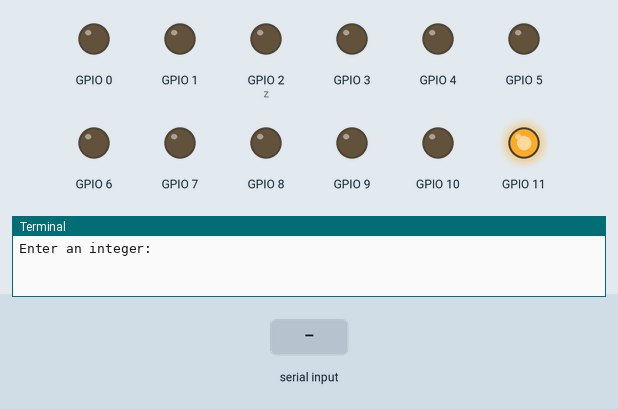
Simulated run of this program. Board: Raspberry Pi (BCM pin numbers). Parts: output pins drawn as LEDs (lit = HIGH), the last lines printed to the terminal. The test bench sets the inputs (shaded band). The interpreter's speed is modelled, so counts of loop turns are approximate.

Above: at 6.7 s.
6.8 s: "1" typed at the terminal
At 8.0 s:
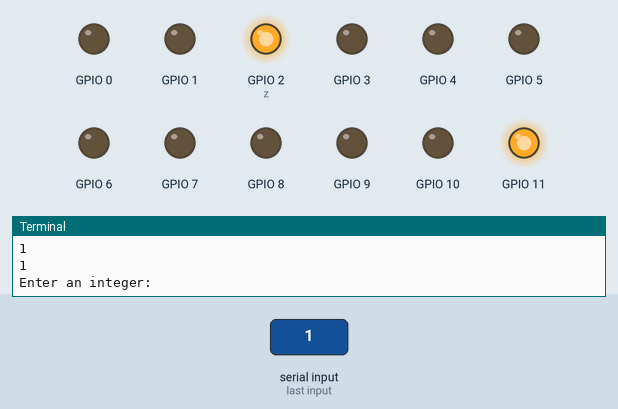
8.3 s: "5" typed at the terminal
At 9.3 s:
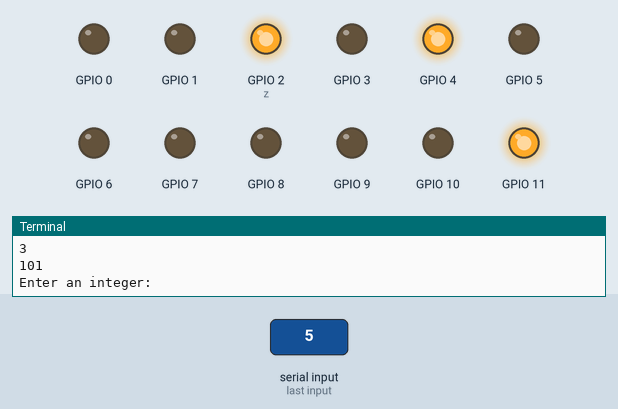
9.8 s: "90" typed at the terminal
At 10.5 s:
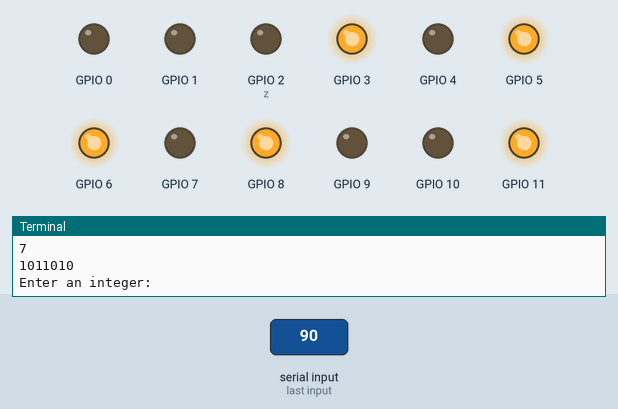
11.3 s: "200" typed at the terminal
At 11.6 s:
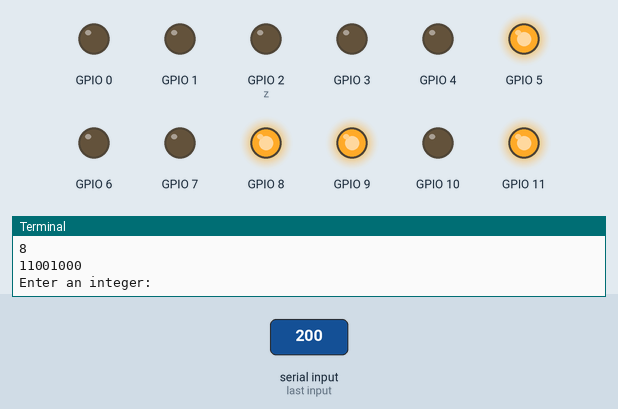
12.8 s: "0" typed at the terminal
At 14.0 s:
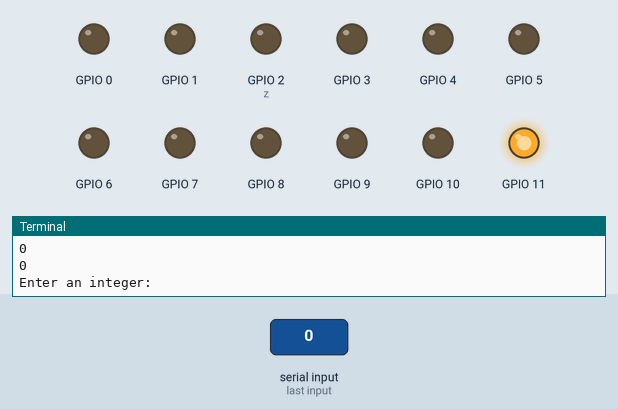
Timing chart, 0 to 15.3 s (numbered marks = the images above; inputs shaded):
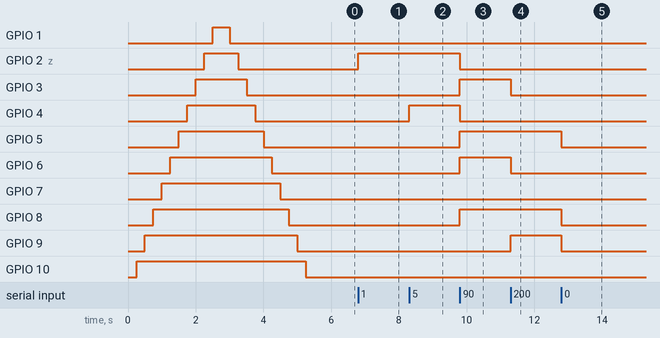

Measured:
- after the input at 6.8 s, GPIO 2 (z): LOW → HIGH at once
- after the input at 8.3 s, GPIO 4: LOW → HIGH at once
- after the input at 9.8 s, GPIO 2 (z), GPIO 4: HIGH → LOW at once; GPIO 3, GPIO 5, GPIO 6, GPIO 8: LOW → HIGH at once
- after the input at 11.3 s, GPIO 3, GPIO 6: HIGH → LOW at once; GPIO 9: LOW → HIGH at once
- after the input at 12.8 s, GPIO 5, GPIO 8, GPIO 9: HIGH → LOW at once

The program:

int2bin.py
```python
import RPi.GPIO as GPIO
import time

GPIO.setmode(GPIO.BCM)
GPIO.setwarnings(False)
i=2

while True:
    if i>10:
        break
    GPIO.setup(i,GPIO.OUT)
    GPIO.output(i,GPIO.LOW)
    i+=1
while True:
    if i==0:
        break
    GPIO.setup(i,GPIO.OUT)
    GPIO.output(i,GPIO.HIGH)
    time.sleep(0.25)
    i-=1
while True:
    if i>10:
        break
    GPIO.setup(i,GPIO.OUT)
    GPIO.output(i,GPIO.LOW)
    time.sleep(0.25)
    i+=1

def int2bin (i):
    if i==0 :return "0"
    s=''
    while i:
        if i&1:
            s="1"+s
        else:
            s="0"+s
        i/=2
    print len(s)
    return s

def cleanup():
    z=2
    while True:
        if z>10:
            break
        GPIO.setup(z,GPIO.OUT)
        GPIO.output(z,GPIO.LOW)
        z+=1

def reve(a_string):
    return a_string[::-1]

while True:
    try:
        i=int(raw_input("Enter an integer: "))

        if (i >= 256 or i < 0):
            continue
        a = int2bin(i)
        cleanup()
        print a
        a = reve(a)
        j=0
        while j<len(a):
            if a[j]=="1":
                GPIO.setup(j+2,GPIO.OUT)
                GPIO.output(j+2,GPIO.HIGH)
            else:
                GPIO.setup(j+2,GPIO.OUT)
                GPIO.output(j+2,GPIO.LOW)
            j+=1

    except:
        continue
'''
GPIO.setmode(GPIO.BCM)
GPIO.setwarnings(False)
GPIO.setup(14,GPIO.OUT)
GPIO.output(14,GPIO.HIGH)
GPIO.setup(15,GPIO.OUT)
GPIO.output(15,GPIO.HIGH)
'''
```
